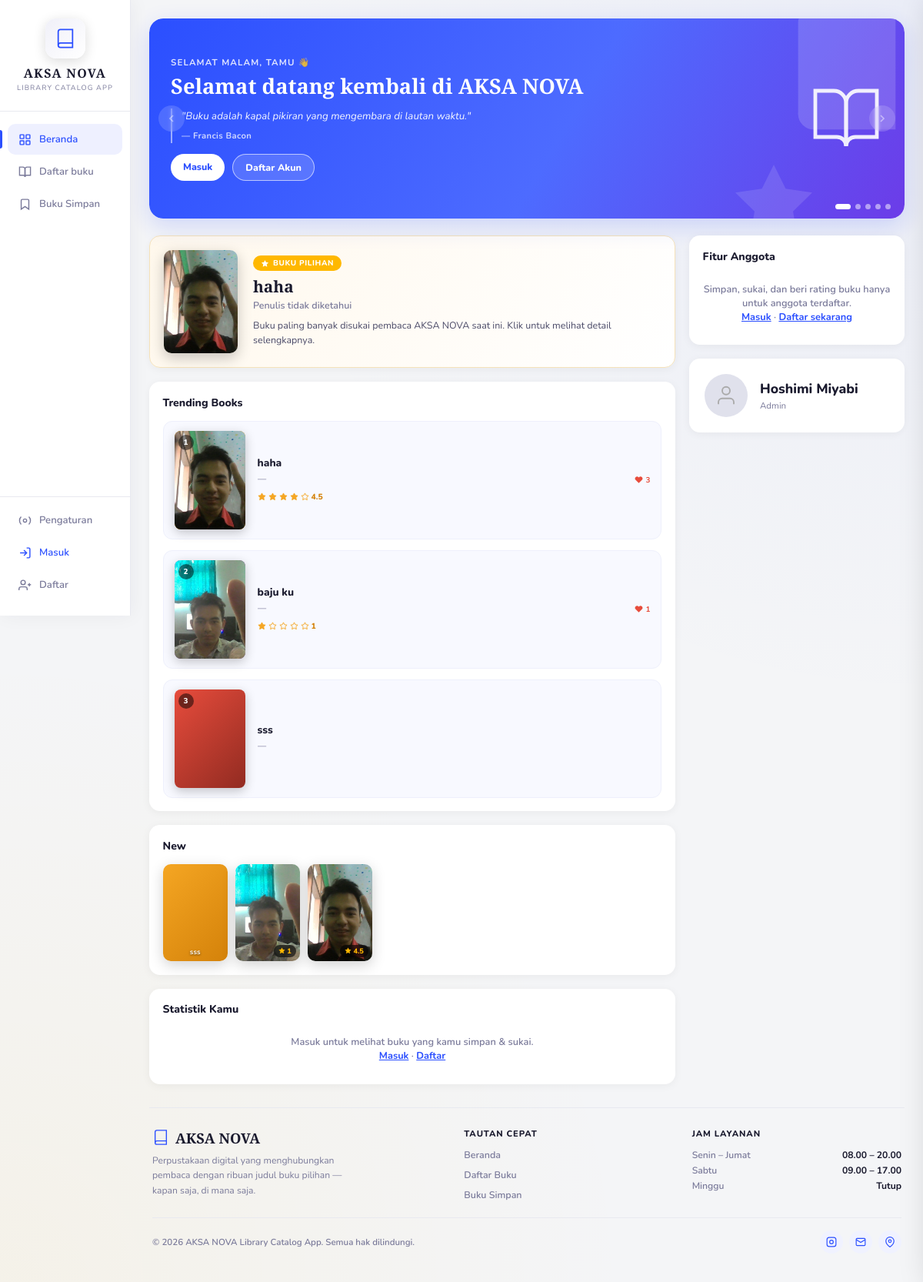
Screenshot of /beranda.php with the database file from the repository.
### tables this page shows
CREATE TABLE `buku` (
  `id` int NOT NULL,
  `judul` varchar(255) NOT NULL,
  `penulis` varchar(255) NOT NULL DEFAULT '',
  `isbn` varchar(50) NOT NULL DEFAULT '',
  `genre` varchar(100) NOT NULL DEFAULT '',
  `sinopsis` text,
  `stok` int NOT NULL DEFAULT '0',
  `gambar` varchar(500) NOT NULL DEFAULT '',
  `created_at` timestamp NULL DEFAULT CURRENT_TIMESTAMP,
  `updated_at` timestamp NULL DEFAULT CURRENT_TIMESTAMP ON UPDATE CURRENT_TIMESTAMP
);

CREATE TABLE `admin_profile` (
  `id` int NOT NULL,
  `user_id` int NOT NULL,
  `display_name` varchar(100) NOT NULL DEFAULT 'Admin',
  `foto` varchar(255) NOT NULL DEFAULT '',
  `updated_at` timestamp NULL DEFAULT CURRENT_TIMESTAMP ON UPDATE CURRENT_TIMESTAMP
);

### beranda.php (the view, shortened to what the rows shown need)
<?php
require_once "db.php";
$is_guest    = !isset($_SESSION["user_id"]);
$user_name   = $is_guest ? "Tamu" : $_SESSION["user_name"];
$trending = [];
$res = mysqli_query($conn,
    "SELECT b.*, COUNT(l.id) AS jumlah_like
     FROM buku b
     LEFT JOIN buku_likes l ON l.buku_id = b.id
     GROUP BY b.id
     ORDER BY jumlah_like DESC, b.id ASC
     LIMIT 5"
);
while ($row = mysqli_fetch_assoc($res)) $trending[] = $row;
$new_books = [];
$res = mysqli_query($conn, "SELECT * FROM buku ORDER BY created_at DESC, id DESC LIMIT 10");
while ($row = mysqli_fetch_assoc($res)) $new_books[] = $row;
$thumb_colors = ["c1","c2","c3","c4","c5","c6","c7","c8"];
$rating_avg = [];
$all_ids = array_unique(array_merge(
    array_column($trending,  "id"),
    array_column($new_books, "id")
));
if (!empty($all_ids)) {
    $ids_str = implode(",", array_map("intval", $all_ids));
    $rr = mysqli_query($conn,
        "SELECT buku_id, ROUND(AVG(rating),1) AS avg_r, COUNT(*) AS total
         FROM buku_ratings WHERE buku_id IN ($ids_str) GROUP BY buku_id"
    );
    while ($row = mysqli_fetch_assoc($rr)) {
        $rating_avg[$row["buku_id"]] = ["avg" => (float)$row["avg_r"], "total" => (int)$row["total"]];
    }
}
$banners = [];
$res_banner = mysqli_query($conn, "SELECT * FROM banner WHERE aktif = 1 ORDER BY urutan ASC, id ASC");
if ($res_banner) { while ($row = mysqli_fetch_assoc($res_banner)) $banners[] = $row; }
$profil_res  = mysqli_query($conn, "SELECT * FROM admin_profile LIMIT 1");
$profil      = $profil_res ? mysqli_fetch_assoc($profil_res) : null;
$profil_nama = $profil["display_name"] ?? $user_name;
?>
<!DOCTYPE html>
<html lang="id">
<head>
  <link rel="stylesheet" href="https://cdn.jsdelivr.net/npm/bootstrap-icons@1.13.1/font/bootstrap-icons.min.css"/>
</head>
<body>
<main class="main">
  <?php $total_slides = 1 + count($banners); ?>
    <?php if ($total_slides > 1): ?>
        <?php for ($i = 0; $i < $total_slides; $i++): ?>
          <button type="button" class="hero-dot <?= $i === 0 ? "active" : "" ?>" onclick="heroGoTo(<?= $i ?>)" aria-label="Slide <?= $i + 1 ?>"></button>
        <?php endfor; ?>
    <?php endif; ?>
  <div class="grid">
    <div class="col-left">
      <?php if (!empty($trending)): $sp = $trending[0]; ?>
      <div class="spotlight-card" onclick="bukaDetailBuku(<?= $sp['id'] ?>)">
        <div class="spotlight-thumb <?= ($sp["gambar"] && file_exists($sp["gambar"])) ? "" : $thumb_colors[0] ?>">
          <?php if ($sp["gambar"] && file_exists($sp["gambar"])): ?>
            <img src="<?= htmlspecialchars($sp["gambar"]) ?>" alt="<?= htmlspecialchars($sp["judul"]) ?>">
          <?php endif; ?>
        </div>
        <div style="min-width:0;">
          <span class="spotlight-badge"><svg viewBox="0 0 24 24" fill="currentColor"><polygon points="12 2 15.09 8.26 22 9.27 17 14.14 18.18 21.02 12 17.77 5.82 21.02 7 14.14 2 9.27 8.91 8.26 12 2"/></svg>Buku Pilihan</span>
          <div class="spotlight-title"><?= htmlspecialchars($sp["judul"]) ?></div>
          <div class="spotlight-author"><?= htmlspecialchars($sp["penulis"] ?: "Penulis tidak diketahui") ?></div>
          <div class="spotlight-desc"><?= htmlspecialchars($sp["sinopsis"] ?: "Buku paling banyak disukai pembaca AKSA NOVA saat ini. Klik untuk melihat detail selengkapnya.") ?></div>
        </div>
      </div>
      <?php endif; ?>
      <div class="section-card">
        <?php if (empty($trending)): ?>
          <div class="empty-row">Belum ada buku di katalog.</div>
        <?php else: ?>
        <div class="trending-list">
          <?php foreach ($trending as $i => $buku):
            $col = $thumb_colors[$i % count($thumb_colors)];
          ?>
          <div class="book-card" onclick="bukaDetailBuku(<?= $buku['id'] ?>)">
            <div class="book-thumb <?= $col ?>">
              <div class="book-rank"><?= $i + 1 ?></div>
              <?php if ($buku["gambar"] && file_exists($buku["gambar"])): ?>
                <img src="<?= htmlspecialchars($buku["gambar"]) ?>" alt="<?= htmlspecialchars($buku["judul"]) ?>">
              <?php endif; ?>
            </div>
            <div class="book-info">
              <div class="book-title"><?= htmlspecialchars($buku["judul"]) ?></div>
              <div class="book-author"><?= htmlspecialchars($buku["penulis"] ?: "—") ?></div>
              <?php $rat = $rating_avg[$buku["id"]] ?? null; if ($rat && $rat["total"] > 0): ?>
              <div class="book-rating-mini">
                <?php for ($s=1;$s<=5;$s++): ?>
                  <svg viewBox="0 0 24 24" fill="<?= $s<=floor($rat["avg"])?'#f5a623':'none' ?>" stroke="#f5a623" stroke-width="2"><polygon points="12 2 15.09 8.26 22 9.27 17 14.14 18.18 21.02 12 17.77 5.82 21.02 7 14.14 2 9.27 8.91 8.26 12 2"/></svg>
                <?php endfor; ?>
                <?= $rat["avg"] ?>
              </div>
              <?php endif; ?>
            </div>
            <?php if (($buku["jumlah_like"] ?? 0) > 0): ?>
              <span style="margin-left:auto;flex-shrink:0;font-size:.62rem;font-weight:700;color:#e74c3c;display:flex;align-items:center;gap:3px;">
                <svg viewBox="0 0 24 24" fill="currentColor" width="11" height="11"><path d="M20.84 4.61a5.5 5.5 0 0 0-7.78 0L12 5.67l-1.06-1.06a5.5 5.5 0 0 0-7.78 7.78l1.06 1.06L12 21.23l7.78-7.78 1.06-1.06a5.5 5.5 0 0 0 0-7.78z"/></svg>
                <?= $buku["jumlah_like"] ?>
              </span>
            <?php endif; ?>
          </div>
          <?php endforeach; ?>
        </div>
        <?php endif; ?>
      </div>
      <div class="section-card">
        <?php if (empty($new_books)): ?>
          <div class="empty-row">Belum ada buku.</div>
        <?php else: ?>
        <div class="books-row">
          <?php foreach ($new_books as $i => $buku):
            $col = $thumb_colors[$i % count($thumb_colors)];
          ?>
          <div class="book-item" onclick="bukaDetailBuku(<?= $buku['id'] ?>)">
            <div class="book-cover <?= $buku["gambar"] && file_exists($buku["gambar"]) ? "" : $col ?>">
              <?php if ($buku["gambar"] && file_exists($buku["gambar"])): ?>
                <img src="<?= htmlspecialchars($buku["gambar"]) ?>" alt="<?= htmlspecialchars($buku["judul"]) ?>">
              <?php else: ?>
                <div class="book-cover-label"><?= htmlspecialchars(mb_substr($buku["judul"], 0, 12)) ?></div>
              <?php endif; ?>
              <?php $rat2 = $rating_avg[$buku["id"]] ?? null; if ($rat2 && $rat2["total"] > 0): ?>
              <div class="cover-rating-badge">
                <svg viewBox="0 0 24 24" fill="#ffb800" stroke="#ffb800" stroke-width="1"><polygon points="12 2 15.09 8.26 22 9.27 17 14.14 18.18 21.02 12 17.77 5.82 21.02 7 14.14 2 9.27 8.91 8.26 12 2"/></svg>
                <?= $rat2["avg"] ?>
              </div>
              <?php endif; ?>
            </div>
          </div>
          <?php endforeach; ?>
        </div>
        <?php endif; ?>
      </div>
    </div>
    <div class="col-right">
      <div class="admin-card">
        <div>
          <div class="admin-name"><?= htmlspecialchars($profil_nama) ?></div>
          <div class="admin-role">Admin</div>
        </div>
      </div>
    </div>
  </div>
</main>
</body>
</html>

### rows the page displays
buku: gambar (picture), judul "haha", penulis "Penulis tidak diketahui", sinopsis "Buku paling banyak disukai pembaca AKSA NOVA saat ini. Klik untuk melihat detail selengkapnya.", penulis "—", id "4.5", jumlah_like "3"
buku: gambar (picture), judul "baju ku", penulis "—", id "1", jumlah_like "1"
buku: judul "sss", penulis "—"
admin_profile: display_name "Hoshimi Miyabi"

### other values shown
$sapaan "SELAMAT MALAM"
$user_name "TAMU"
$kutipan_hari_ini["teks"] "Buku adalah kapal pikiran yang mengembara di lautan waktu."
$kutipan_hari_ini["oleh"] "Francis Bacon"
